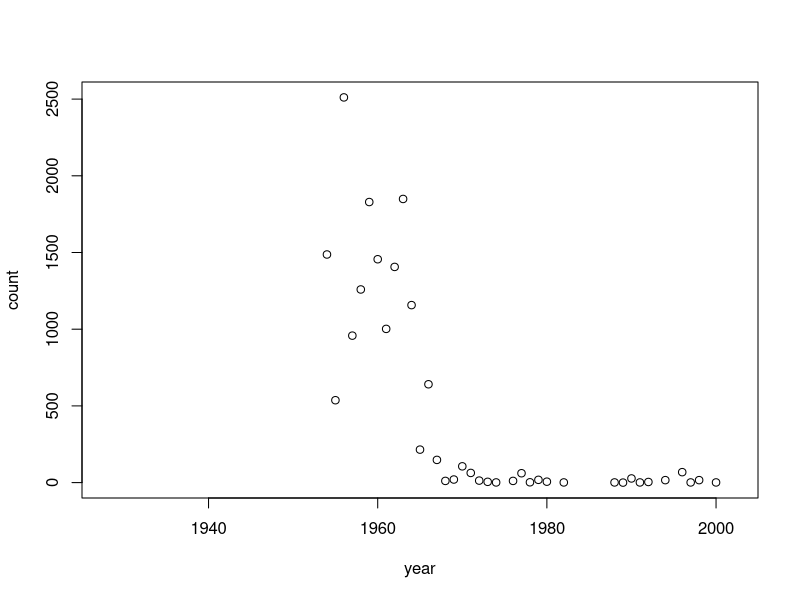
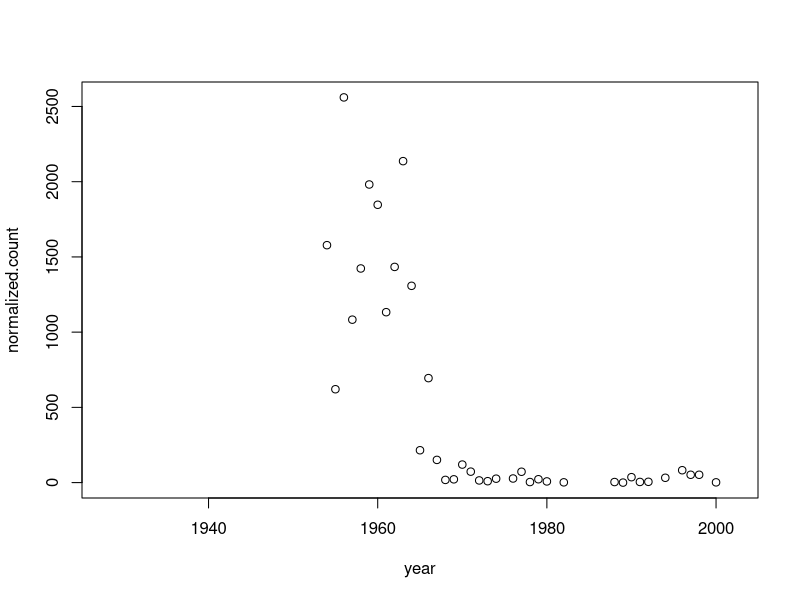
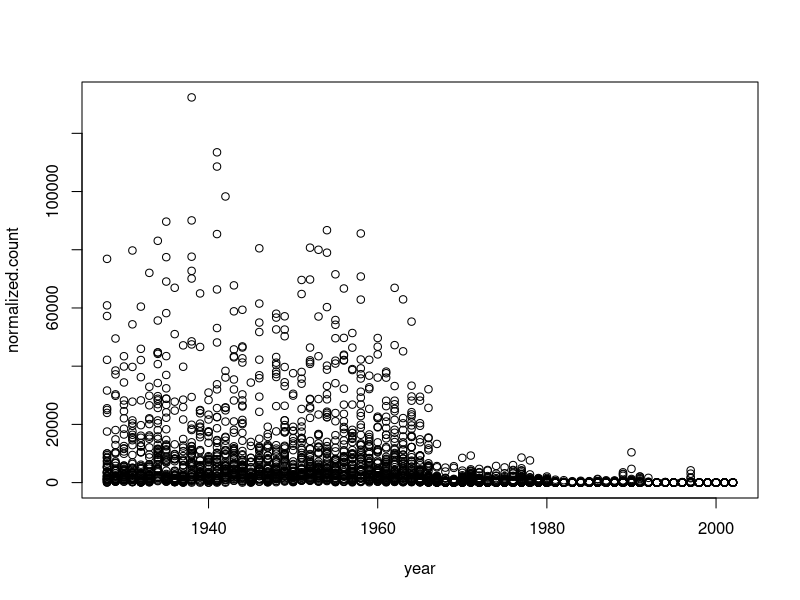
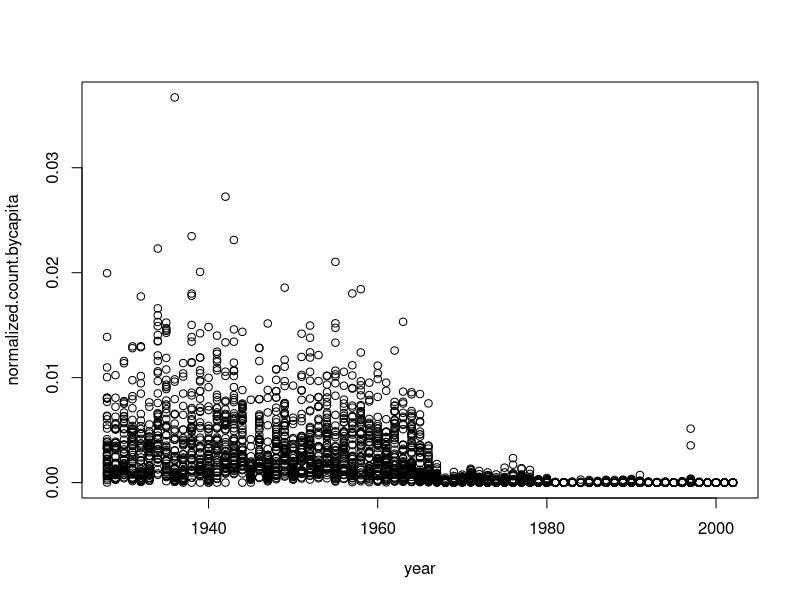
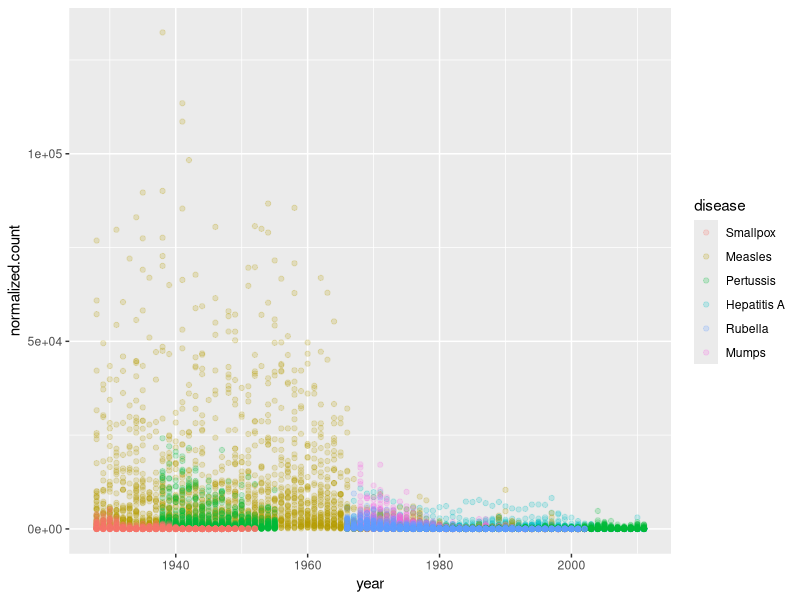
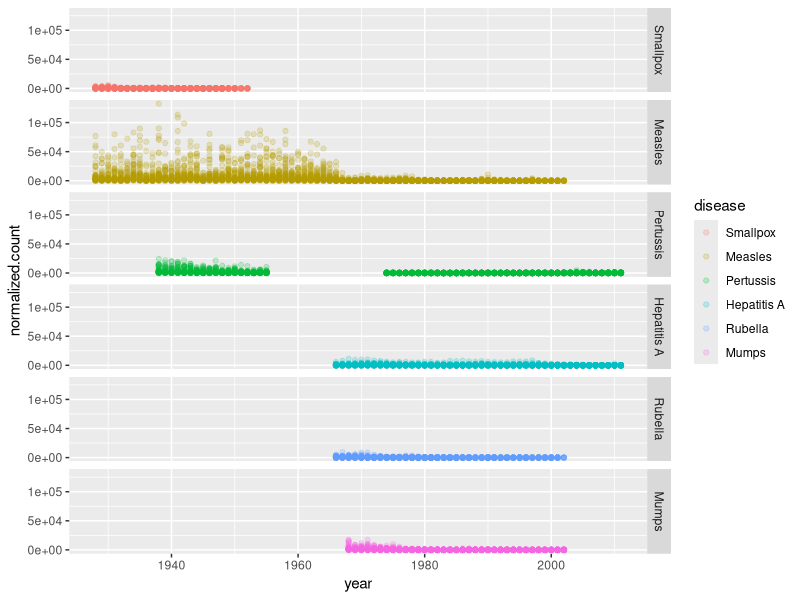
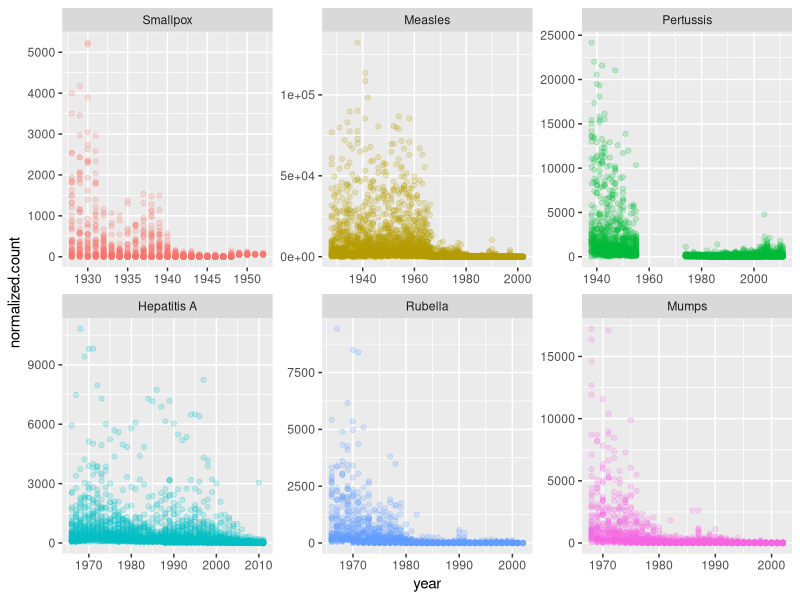
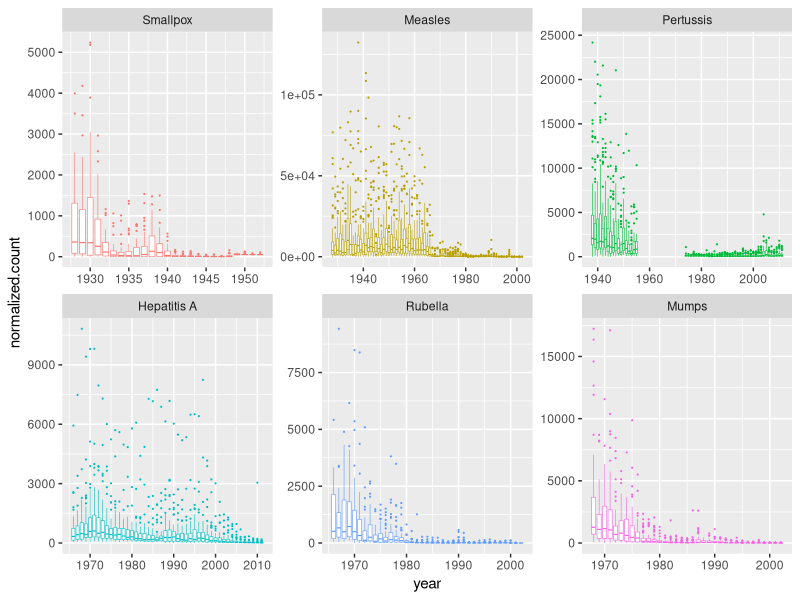

These charts were generated, in order, by the following R code: (Note: this script raises an error after producing the figures.)
## ---- chunk 1
library(dslabs)
library(ggplot2)
library(dplyr)
library(segmented)
library(gridExtra)
diseases <- get("us_contagious_diseases")
murders <- get("murders")
diseases
murders
summary(diseases)
## ---- chunk 2
diseases[diseases$weeks_reporting == 0, c("weeks_reporting", "count")] <- NA
diseases <- diseases[which(diseases$disease != "Polio"),]
diseases$disease <- factor(diseases$disease)
## ---- chunk 3
Measles <- (diseases[which(diseases$disease == "Measles"),2:ncol(diseases)])
str(Measles)
plot(count ~ year, data=Measles[which(Measles$state == "Alaska"),])
# this is nice because it gets rid of not reported years
# but it doesn't seem to change the overall trend so that's good
Measles$normalized.count <- Measles$count / Measles$weeks_reporting * 52
str(Measles)
plot(normalized.count ~ year, data=Measles[which(Measles$state == "Alaska"),])
## ---- chunk 4
plot(normalized.count ~ year, data=Measles)
# need to normalize by population
Measles$normalized.count.bycapita <- Measles$normalized.count / Measles$population
Measles
plot(normalized.count.bycapita ~ year, data=Measles)
## ---- chunk 5
Measles[order(Measles$normalized.count.bycapita),]
## ---- chunk 6
diseases$disease <- factor(diseases$disease, levels = c("Smallpox", "Measles", "Pertussis", "Hepatitis A", "Rubella", "Mumps"))
diseases$normalized.count <- diseases$count / diseases$weeks_reporting * 52
diseases$percentpop <- diseases$normalized.count/diseases$population
## ---- chunk 7
ggplot(na.omit(diseases), aes(x=year, y=normalized.count, color=disease)) + geom_point(alpha=0.2)
ggplot(na.omit(diseases), aes(x=year, y=normalized.count, color=disease)) + geom_point(alpha=0.2) + facet_grid(disease ~ .)
ggplot(na.omit(diseases), aes(x=year, y=normalized.count, color=disease)) + geom_point(alpha=0.2, show.legend = F) + facet_wrap(~ disease, scales="free")
ggplot(na.omit(diseases), aes(x=year, y=normalized.count, color=disease)) + geom_boxplot(aes(group=factor(year)),show.legend = F, size=0.2, outlier.size = 0.1) + facet_wrap(~ disease, scales="free")
## ---- chunk 8
maximums <- aggregate(normalized.count~disease, diseases, FUN=max)
diseases$maximums <- maximums[diseases$disease, "normalized.count"]
diseases$disease.proportion <- diseases$normalized.count/diseases$maximums

ggplot(na.omit(diseases), aes(x=year, y=disease.proportion, color=disease)) + geom_point(alpha=0.1) + geom_smooth(se=FALSE)
## ---- chunk 9
diseasesbyyear <- na.omit(diseases) %>%
  group_by(disease,year) %>%
  summarize(totalcount = sum(normalized.count, na.rm = TRUE))

maximums2 <- aggregate(totalcount~disease, diseasesbyyear, FUN=max)
diseasesbyyear$maximums <- maximums2[diseasesbyyear$disease, "totalcount"]

diseasesbyyear$percentofhighest <- diseasesbyyear$totalcount/diseasesbyyear$maximums

ggplot(na.omit(diseasesbyyear), aes(x=year, y=percentofhighest, color=disease)) + geom_point(alpha=0.4, aes(size=totalcount)) + geom_smooth(se=FALSE, size=0.4)
## ---- chunk 10
alldiseases <- diseases %>%
  group_by(year) %>%
  summarize(total = sum(count, na.rm = TRUE))

ggplot(na.omit(alldiseases), aes(x=year, y=total)) + geom_point(alpha=0.4) + geom_smooth(se=FALSE, size=0.2)
## ---- chunk 11
hepA.vaccine <- 1995          #first approved in US
measles.vaccine <- 1963
mumps.vaccine <- 1948         #first licensed, however short term effectiveness, improved in the 1960s
pertussis.vaccine <- 1926
rubella.vaccine <- 1969
smallpox.vaccine <- 1796

vline.data <- data.frame(disease=c("Hepatitis A", "Measles", "Mumps", "Pertussis", "Rubella", "Smallpox"), vl=c(hepA.vaccine, measles.vaccine, mumps.vaccine, pertussis.vaccine, rubella.vaccine, smallpox.vaccine))
ggplot(na.omit(diseases), aes(x=year, y=disease.proportion, color=disease)) + geom_point(alpha=0.2, show.legend = FALSE) + geom_vline(aes(xintercept=vl, color=disease), data=vline.data, show.legend =FALSE) + facet_grid(disease ~ .)

ggplot(na.omit(diseases), aes(x=year, y=disease.proportion, color=disease)) + geom_point(alpha=0.2, show.legend = FALSE) + geom_vline(aes(xintercept=vl, color=disease), data=vline.data, show.legend =FALSE) + facet_wrap(~disease, scales = "free")

ggplot(na.omit(diseases), aes(x=year, y=normalized.count, color=disease)) + geom_boxplot(aes(group=factor(year)),show.legend = F, size=0.2, outlier.size = 0.05) + facet_wrap(~ disease, scales="free") + geom_vline(aes(xintercept=vl, color=disease), data=vline.data, show.legend =FALSE) + facet_wrap(~disease, scales = "free")

ggplot(na.omit(diseases), aes(x=year, y=percentpop, color=disease)) + geom_boxplot(aes(group=factor(year)),show.legend = F, size=0.2, outlier.size = 0.05) + facet_wrap(~ disease, scales="free") + geom_vline(aes(xintercept=vl, color=disease), data=vline.data, show.legend =FALSE) + facet_wrap(~disease, scales = "free")
## ---- chunk 12
colors <- scales::hue_pal()(6)
colordf <- data.frame(disease=levels(diseases$disease), color=colors)
colorlist <- colordf[which(colordf$disease %in% c("Hepatitis A", "Measles", "Rubella")),"color"]
colorlist <- as.character(colorlist)

ggplot(na.omit(diseases[which(diseases$disease %in% c("Hepatitis A", "Measles", "Rubella")),]), aes(x=year, y=normalized.count, color=disease)) + geom_boxplot(aes(group=factor(year), fill=year), show.legend = TRUE, size=0.2, outlier.size = 0.1, outlier.alpha = 0.7) + facet_wrap(~ disease, scales="free") + geom_vline(aes(xintercept=vl, color=disease), data=vline.data[which(vline.data$disease %in% c("Hepatitis A", "Measles", "Rubella")),], show.legend =FALSE, linetype=2, size=.3) + facet_wrap(~disease, scales = "free") + scale_color_manual(values = colorlist)
## ---- chunk 13
require(gridExtra)
meas<- ggplot(na.omit(diseases[which(diseases$disease =="Measles"),]), aes(x=year, y=percentpop)) + geom_boxplot(aes(fill=factor(year)), color="#B79F00", show.legend = F, size=0.2, outlier.shape=NA, alpha=0.3) + facet_wrap(~ disease, scales="free") + geom_vline(aes(xintercept=vl, color=disease), data=vline.data[which(vline.data$disease %in% c("Measles")),], show.legend =FALSE, linetype=2, size=.3, color="#B79F00") + facet_wrap(~disease, scales = "free") + coord_cartesian(ylim=c(0,0.0175))

hep<-ggplot(na.omit(diseases[which(diseases$disease =="Hepatitis A"),]), aes(x=year, y=percentpop)) + geom_boxplot(aes(fill=factor(year)), color="#00BFC4", show.legend = F, size=0.2, outlier.shape=NA, alpha=0.3) + facet_wrap(~ disease, scales="free") + geom_vline(aes(xintercept=vl, color=disease), data=vline.data[which(vline.data$disease %in% c("Hepatitis A")),], color="#00BFC4", show.legend =FALSE, linetype=2, size=.3) + facet_wrap(~disease, scales = "free")+ coord_cartesian(ylim=c(0,0.0007))

rub<-ggplot(na.omit(diseases[which(diseases$disease =="Rubella"),]), aes(x=year, y=percentpop)) + geom_boxplot(aes(fill=factor(year)), color="#619CFF", show.legend = F, size=0.2, outlier.shape=NA, alpha=0.3) + facet_wrap(~ disease, scales="free") + geom_vline(aes(xintercept=vl, color=disease), data=vline.data[which(vline.data$disease %in% c("Rubella")),], color="#619CFF", show.legend =FALSE, linetype=2, size=.3) + facet_wrap(~disease, scales = "free") + coord_cartesian(ylim=c(0,0.0013))
grid.arrange(meas,hep,rub, nrow=1)
## ---- chunk 14
meandiseases <- diseases
newmean <- meandiseases %>%
  group_by(disease,year)%>%
  mutate(mean=round(mean(percentpop, na.rm = TRUE), digits=4))
newmean <- as.data.frame(newmean)

ggplot(na.omit(newmean[which(newmean$disease %in% c("Hepatitis A", "Measles", "Rubella")),]), aes(x=year, y=normalized.count, color=disease)) + geom_boxplot(aes(group=factor(year), fill=mean), show.legend = TRUE, size=0.2, outlier.size = 0.1, outlier.alpha = 0.7) + scale_colour_gradient() + facet_wrap(~ disease, scales="free") + geom_vline(aes(xintercept=vl, color=disease), data=vline.data[which(vline.data$disease %in% c("Hepatitis A", "Measles", "Rubella")),], show.legend =FALSE, linetype=2, size=.3) + facet_wrap(~disease, scales = "free") + scale_color_manual(values = colorlist) 
## ---- chunk 15
require(gridExtra)
meas<- ggplot(na.omit(newmean[which(newmean$disease =="Measles"),]), aes(x=year, y=percentpop)) + geom_boxplot(aes(group=factor(year), fill=mean), color="darkgray", show.legend = F, size=0.1, outlier.shape=NA) + facet_wrap(~ disease, scales="free") + geom_vline(aes(xintercept=vl, color=disease), data=vline.data[which(vline.data$disease %in% c("Measles")),], show.legend =FALSE, linetype=2, size=.3, color="#B79F00") + facet_wrap(~disease, scales = "free") + coord_cartesian(ylim=c(0,0.0175)) + theme(legend.position = "bottom")

hep<-ggplot(na.omit(newmean[which(newmean$disease =="Hepatitis A"),]), aes(x=year, y=percentpop)) + geom_boxplot(aes(group=factor(year), fill=mean), color="darkgray", show.legend = F, size=0.1, outlier.shape=NA) + facet_wrap(~ disease, scales="free") + geom_vline(aes(xintercept=vl, color=disease), data=vline.data[which(vline.data$disease %in% c("Hepatitis A")),], color="#00BFC4", show.legend =FALSE, linetype=2, size=.3) + facet_wrap(~disease, scales = "free")+ coord_cartesian(ylim=c(0,0.0007))

rub<-ggplot(na.omit(newmean[which(newmean$disease =="Rubella"),]), aes(x=year, y=percentpop)) + geom_boxplot(aes(group=factor(year), fill=mean), color="darkgray", show.legend = F, size=0.1, outlier.shape=NA) + facet_wrap(~ disease, scales="free") + geom_vline(aes(xintercept=vl, color=disease), data=vline.data[which(vline.data$disease %in% c("Rubella")),], color="#619CFF", show.legend =FALSE, linetype=2, size=.3) + facet_wrap(~disease, scales = "free") + coord_cartesian(ylim=c(0,0.0013))
grid.arrange(meas,hep,rub, nrow=1)
## ---- chunk 16
levels <- c(seq(1919,2010,10), Inf)
labels <- seq(1920,2010,10)
factorbydecades <- diseases %>%
  mutate(decade = cut(year, levels, labels = labels))
  
ggplot(na.omit(factorbydecades[which(factorbydecades$disease %in% c("Hepatitis A", "Measles", "Rubella")),]), aes(x=decade, y=normalized.count, color=disease)) + geom_violin(aes(fill=factor(decade)), show.legend = F, alpha=0.3) + facet_wrap(~ disease, scales="free") + geom_vline(aes(xintercept=vl, color=disease), data=vline.data[which(vline.data$disease %in% c("Hepatitis A", "Measles", "Rubella")),], show.legend =FALSE, linetype=2, size=.3) + facet_wrap(~disease, scales = "free") + scale_color_manual(values = colorlist)

ggplot(na.omit(factorbydecades[which(factorbydecades$disease %in% c("Hepatitis A", "Measles", "Rubella")),]), aes(x=decade, y=normalized.count, color=disease)) + geom_boxplot(aes(fill=factor(decade)), show.legend = F, alpha=0.3, size=0.3, outlier.size=.4) + facet_wrap(~ disease, scales="free") + geom_vline(aes(xintercept=vl, color=disease), data=vline.data[which(vline.data$disease %in% c("Hepatitis A", "Measles", "Rubella")),], show.legend =FALSE, linetype=2, size=.3) + facet_wrap(~disease, scales = "free") + scale_color_manual(values = colorlist)
## ---- chunk 17
ggplot(na.omit(diseases), aes(x=year, y=disease.proportion, color=disease)) + 
  geom_point(alpha=0.2) + 
  geom_vline(xintercept = hepA.vaccine, linetype="dashed", color = colors[1]) + 
  geom_vline(xintercept = measles.vaccine, linetype="dashed", color = colors[2]) +
  geom_vline(xintercept = mumps.vaccine, linetype="dashed", color = colors[3]) +
  geom_vline(xintercept = pertussis.vaccine, linetype="dashed", color = colors[4]) +
  geom_vline(xintercept = rubella.vaccine, linetype="dashed", color = colors[5]) 
  #+  geom_vline(xintercept = smallpox.vaccine, linetype="dashed", color = colors[6])
## ---- chunk 18
ggplot(na.omit(diseases), aes(x=year, y=disease.proportion, color=disease)) + 
  geom_boxplot(aes(group=interaction(disease,factor(year))), show.legend = F, size=0.2, outlier.size = 0.1) +
  geom_vline(xintercept = hepA.vaccine, linetype="dashed", color = colors[1]) + 
  geom_vline(xintercept = measles.vaccine, linetype="dashed", color = colors[2]) +
  geom_vline(xintercept = mumps.vaccine, linetype="dashed", color = colors[3]) +
  geom_vline(xintercept = pertussis.vaccine, linetype="dashed", color = colors[4]) +
  geom_vline(xintercept = rubella.vaccine, linetype="dashed", color = colors[5]) 
  #+  geom_vline(xintercept = smallpox.vaccine, linetype="dashed", color = colors[6])
## ---- chunk 19
ggplot(na.omit(diseases[which(diseases$state %in% c("Arizona", "Utah", "North Dakota", "Minnesota")),]), aes(x=year, y=disease.proportion, color=disease)) + 
  geom_point(alpha=0.2) + 
  geom_vline(xintercept = hepA.vaccine, linetype="dashed", color = colors[1]) + 
  geom_vline(xintercept = measles.vaccine, linetype="dashed", color = colors[2]) +
  geom_vline(xintercept = mumps.vaccine, linetype="dashed", color = colors[3]) +
  geom_vline(xintercept = pertussis.vaccine, linetype="dashed", color = colors[4]) +
  geom_vline(xintercept = polio.vaccine, linetype="dashed", color = colors[5]) +
  geom_vline(xintercept = rubella.vaccine, linetype="dashed", color = colors[6]) 

ggplot(na.omit(diseases[which(diseases$state %in% c("Massachusetts")),]), aes(x=year, y=disease.proportion, color=disease)) + 
  geom_point(alpha=0.2) + 
  geom_vline(xintercept = hepA.vaccine, linetype="dashed", color = colors[1]) + 
  geom_vline(xintercept = measles.vaccine, linetype="dashed", color = colors[2]) +
  geom_vline(xintercept = mumps.vaccine, linetype="dashed", color = colors[3]) +
  geom_vline(xintercept = pertussis.vaccine, linetype="dashed", color = colors[4]) +
  geom_vline(xintercept = polio.vaccine, linetype="dashed", color = colors[5]) +
  geom_vline(xintercept = rubella.vaccine, linetype="dashed", color = colors[6]) 
## ---- chunk 20
us.diseases <- diseases %>%
  group_by(disease,year) %>%
  summarize(normalized.counts=sum(normalized.count, na.rm=T))
us.diseases
## ---- chunk 21
ggplot(us.diseases, aes(x=year, y=normalized.counts, color=disease)) + 
  geom_point(alpha=0.5) + 
  geom_vline(xintercept = hepA.vaccine, linetype="dashed", color = colors[1]) + 
  geom_vline(xintercept = measles.vaccine, linetype="dashed", color = colors[2]) +
  geom_vline(xintercept = mumps.vaccine, linetype="dashed", color = colors[3]) +
  geom_vline(xintercept = pertussis.vaccine, linetype="dashed", color = colors[4]) +
  geom_vline(xintercept = polio.vaccine, linetype="dashed", color = colors[5]) +
  geom_vline(xintercept = rubella.vaccine, linetype="dashed", color = colors[6]) 
## ---- chunk 22
maximums2 <- aggregate(normalized.counts~disease, us.diseases, FUN=max)
us.diseases$maximums <- maximums2[us.diseases$disease, "normalized.counts"]
us.diseases$disease.proportion <- us.diseases$normalized.counts/us.diseases$maximums
## ---- chunk 23
ggplot(us.diseases, aes(x=year, y=disease.proportion, color=disease)) + 
  geom_point(alpha=0.5) + 
  geom_vline(xintercept = hepA.vaccine, linetype="dashed", color = colors[1]) + 
  geom_vline(xintercept = measles.vaccine, linetype="dashed", color = colors[2]) +
  geom_vline(xintercept = mumps.vaccine, linetype="dashed", color = colors[3]) +
  geom_vline(xintercept = pertussis.vaccine, linetype="dashed", color = colors[4]) +
  geom_vline(xintercept = polio.vaccine, linetype="dashed", color = colors[5]) +
  geom_vline(xintercept = rubella.vaccine, linetype="dashed", color = colors[6]) 
## ---- chunk 24
HepAPW <- lm(normalized.count ~ year, data=diseases[which(diseases$disease == "Hepatitis A"),])
segmented.mod <- segmented(HepAPW, seg.Z = ~year, psi=hepA.vaccine)
plot(diseases[which(diseases$disease == "Hepatitis A"),"year"], diseases[which(diseases$disease == "Hepatitis A"),"normalized.count"])
plot(segmented.mod, add=T)
## ---- chunk 25
library(splines)
hepplot <- ggplot(na.omit(diseases[which(diseases$disease == "Hepatitis A"),]), aes(x=year, y=normalized.count, color=disease)) + geom_point(alpha=0.2, show.legend = FALSE) + geom_vline(aes(xintercept=vl, color=disease), data=vline.data[which(vline.data$disease == "Hepatitis A"),], show.legend =FALSE)

lm1 <- lm(normalized.count ~ bs(year, df = NULL, knots  = hepA.vaccine, degree=1), data=diseases[which(diseases$disease == "Hepatitis A"),])
# create predictions with this lm
newdat <- data.frame(year = seq(from = min(diseases[which(diseases$disease == "Hepatitis A"),"year"]), to = max(diseases[which(diseases$disease == "Hepatitis A"),"year"]), by = 1))
newdat$normalized.count <- predict(lm1, newdata = newdat)
newdat$disease <- "Hepatitis A"

# add to the plot
hepplot + geom_line(data=newdat, aes(year, normalized.count), color="black", linetype=3)
## ---- chunk 26
diseaseofinterest <- "Measles"
colorofinterest <- colors[2]
vaccine <- measles.vaccine
newplot <- ggplot(na.omit(diseases[which(diseases$disease == diseaseofinterest),]), aes(x=year, y=normalized.count)) + geom_point(alpha=0.2, show.legend = FALSE, color=colorofinterest) + geom_vline(aes(xintercept=vl), data=vline.data[which(vline.data$disease == diseaseofinterest),], show.legend =FALSE, color=colorofinterest)

lm1 <- lm(normalized.count ~ bs(year, df = NULL, knots  = vaccine, degree=1), data=diseases[which(diseases$disease == diseaseofinterest),])
# create predictions with this lm
newdat <- data.frame(year = seq(from = min(diseases[which(diseases$disease == diseaseofinterest),"year"]), to = max(diseases[which(diseases$disease == diseaseofinterest),"year"]), by = 1))
newdat$normalized.count <- predict(lm1, newdata = newdat)
newdat$disease <- diseaseofinterest

# add to the plot
newplot + geom_line(data=newdat, aes(year, normalized.count), color="black", linetype=3)
## ---- chunk 27
piecewisevals <- function(vax, doi){
  newlm <- lm(normalized.count ~ bs(year, df = NULL, knots  = vax, degree=1), data=diseases[which(diseases$disease == doi),])
  newdat <- data.frame(year = seq(from = min(diseases[which(diseases$disease == doi),"year"]), to = max(diseases[which(diseases$disease == doi),"year"]), by = 1))
  newdat$normalized.count <- predict(newlm, newdata = newdat)
  newdat$disease <- doi
  newdat
}

piecewise <- data.frame(disease=character(),
                        year=numeric(),
                        normalized.count=numeric())
for (dis in levels(diseases$disease)){
  vdate <- vline.data[which(vline.data$disease == dis),"vl"]
  dftoadd <- piecewisevals(vdate, dis)
  piecewise <- rbind(piecewise, dftoadd)
}
## ---- chunk 28
facetedplot <- ggplot(na.omit(diseases), aes(x=year, y=normalized.count, color=disease)) + geom_point(alpha=0.2, show.legend = FALSE) + geom_vline(aes(xintercept=vl, color=disease), data=vline.data[which(vline.data$disease != "Smallpox"),], show.legend =FALSE) + facet_grid(disease~., scales="free")
facetedplot + geom_line(data=piecewise, aes(year, normalized.count), color = "black", linetype=3)
## ---- chunk 29
piecewisevals2 <- function(vax, doi){
  newlm <- lm(normalized.count ~ bs(year, df = NULL, knots  = vax, degree=1), data=diseases[which(diseases$disease == doi & diseases$year > vax-10 & diseases$year <vax+10),])
  newdat <- data.frame(year = seq(from = vax-10, to = vax+10, by = 1))
  newdat
  newdat$normalized.count <- predict(newlm, newdata = newdat)
  newdat$disease <- doi
  newdat
}

piecewise2 <- data.frame(disease=character(),
                        year=numeric(),
                        normalized.count=numeric())
for (dis in unique(diseases[which(diseases$disease %in% list("Hepatitis A", "Measles", "Rubella")),"disease"])){
  vdate <- vline.data[which(vline.data$disease == dis),"vl"]
  dftoadd <- piecewisevals2(vdate, dis)
  piecewise2 <- rbind(piecewise2, dftoadd)
}
## ---- chunk 30
facetedplot <- ggplot(na.omit(diseases[which(diseases$disease %in% list("Hepatitis A", "Measles", "Rubella")),]), aes(x=year, y=normalized.count, color=disease)) + geom_point(alpha=0.2, show.legend = FALSE) + geom_vline(aes(xintercept=vl, color=disease), data=vline.data[which(vline.data$disease != "Smallpox" & vline.data$disease != "Pertussis" & vline.data$disease != "Mumps"),], show.legend =FALSE) + facet_grid(disease~., scales="free")
facetedplot + geom_line(data=piecewise2, aes(year, normalized.count), color = "black", linetype=3)
## ---- chunk 31
diseasesofinterest = c("Hepatitis A", "Measles", "Rubella")
tmpdf <- diseases[0,]
for (disease in diseasesofinterest){
  vaccineyear <- vline.data[which(vline.data$disease == disease),"vl"]
  tmpdf2 <- diseases[which(diseases$disease == disease & diseases$year > vaccineyear-10 & diseases$year < vaccineyear+10),]
  tmpdf <- rbind(tmpdf, tmpdf2)
}
tmpdf$disease <- factor(tmpdf$disease)
vaccinediseases <- tmpdf
vaccinediseases$vaccineyear <- vline.data$vl[match(vaccinediseases$disease, vline.data$disease)]
vaccinediseases$yearssincevaccine <- vaccinediseases$year - vaccinediseases$vaccineyear
## ---- chunk 32
ggplot(na.omit(vaccinediseases), aes(x=yearssincevaccine, y=normalized.count, color=disease)) + geom_point(alpha=0.2, show.legend = FALSE) + geom_vline(aes(xintercept=0, color=disease), data=vline.data[which(vline.data$disease %in% diseasesofinterest),], show.legend =FALSE) + facet_grid(disease~., scales="free")
## ---- chunk 33
piecewisevals3 <- function(vax, doi){
  newlm <- lm(normalized.count ~ bs(year, df = NULL, knots  = vax, degree=1), data=vaccinediseases[which(vaccinediseases$disease == doi),])
  newdat <- data.frame(year = seq(from = min(vaccinediseases[which(vaccinediseases$disease == doi),"year"]), to = max(vaccinediseases[which(vaccinediseases$disease == doi),"year"]), by = 1))
  newdat$normalized.count <- predict(newlm, newdata = newdat)
  newdat$disease <- doi
  newdat
}

piecewise3 <- data.frame(disease=character(),
                        year=numeric(),
                        normalized.count=numeric())
for (dis in levels(vaccinediseases$disease)){
  vdate <- vline.data[which(vline.data$disease == dis),"vl"]
  dftoadd <- piecewisevals3(vdate, dis)
  piecewise3 <- rbind(piecewise3, dftoadd)
}
## ---- chunk 34
ggplot(na.omit(vaccinediseases), aes(x=year, y=normalized.count, color=disease)) + geom_point(alpha=0.2, show.legend = FALSE) + geom_vline(aes(xintercept=vl, color=disease), data=vline.data[which(vline.data$disease %in% diseasesofinterest),], show.legend =FALSE, linetype=3) + facet_wrap(~disease, scales="free") + geom_line(data=piecewise3, aes(year, normalized.count), color = "black")
## ---- chunk 35
ggplot(na.omit(vaccinediseases), aes(x=year, y=normalized.count, color=disease)) + geom_violin(aes(fill=factor(year)),size=.2,show.legend = FALSE, color="darkgray") + geom_vline(aes(xintercept=vl, color=disease), data=vline.data[which(vline.data$disease %in% diseasesofinterest),], show.legend =FALSE, linetype="dotdash") + facet_wrap(~disease, scales="free") + geom_line(data=piecewise3, aes(year, normalized.count, color=disease), show.legend = F)+ scale_color_manual(values = colorlist)
## ---- chunk 36
vaccinediseases <- vaccinediseases %>%
  group_by(disease,year)%>%
  mutate(mean=round(mean(normalized.count, na.rm = TRUE)))
vaccinediseases <- as.data.frame(vaccinediseases)
## ---- chunk 37
require(gridExtra)
meas<- ggplot(na.omit(vaccinediseases[which(vaccinediseases$disease =="Measles"),]), aes(x=year, y=normalized.count)) + geom_violin(aes(group=factor(year), fill=mean), trim=TRUE, color="#B79F00", show.legend = F, size=.3) + geom_vline(aes(xintercept=vl, color=disease), data=vline.data[which(vline.data$disease %in% c("Measles")),], show.legend =FALSE, linetype=2, size=.3, color="black") + geom_line(data=piecewise3[which(piecewise3$disease == "Measles"),], aes(year, normalized.count), color="#B79F00", show.legend = F) + facet_wrap(~disease, scales = "free") + coord_cartesian(ylim=c(0,15000)) + theme(legend.position = "bottom")

hep<-ggplot(na.omit(vaccinediseases[which(vaccinediseases$disease =="Hepatitis A"),]), aes(x=year, y=normalized.count)) + geom_violin(aes(group=factor(year), fill=mean), trim=TRUE, color="#00BFC4", show.legend = F, size=.3) + geom_vline(aes(xintercept=vl, color=disease), data=vline.data[which(vline.data$disease %in% c("Hepatitis A")),], color="black", show.legend =FALSE, linetype=2, size=.3) + geom_line(data=piecewise3[which(piecewise3$disease == "Hepatitis A"),], aes(year, normalized.count), color="#00BFC4", show.legend = F) + facet_wrap(~disease, scales = "free") + facet_wrap(~disease, scales = "free")+ coord_cartesian(ylim=c(0,600))+ ylab(NULL)

rub<-ggplot(na.omit(vaccinediseases[which(vaccinediseases$disease =="Rubella"),]), aes(x=year, y=normalized.count)) + geom_violin(aes(group=factor(year), fill=mean, trim=TRUE), color="#619CFF", show.legend = F, size=.3) + geom_vline(aes(xintercept=vl, color=disease), data=vline.data[which(vline.data$disease %in% c("Rubella")),], color="black", show.legend =FALSE, linetype=2, size=.3) + geom_line(data=piecewise3[which(piecewise3$disease == "Rubella"),], aes(year, normalized.count), color="#619CFF", show.legend = F) + facet_wrap(~disease, scales = "free") + facet_wrap(~disease, scales = "free") + coord_cartesian(ylim=c(0,1250)) + ylab(NULL)
grid.arrange(meas,hep,rub, nrow=1)
